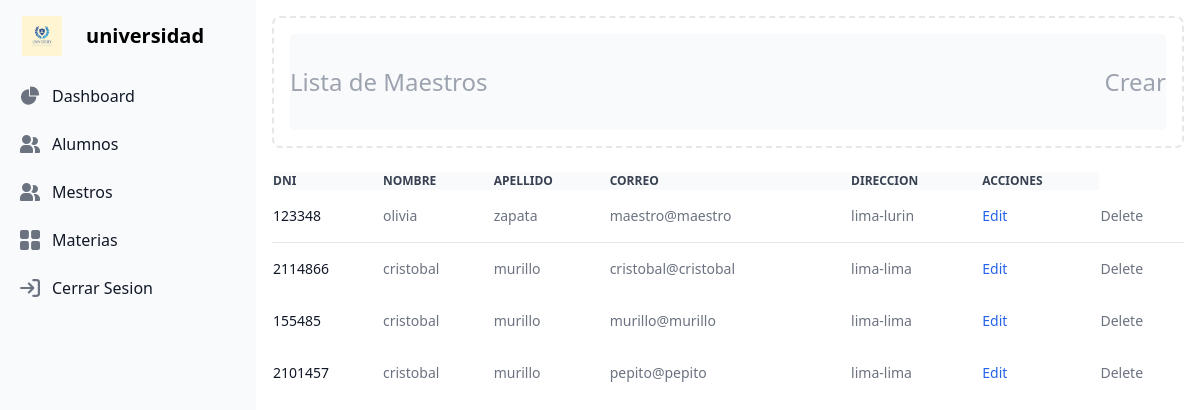
Screenshot of /maestro (signed in) with the database file from the repository.
### tables this page shows
CREATE TABLE `maestros` (
  `id` int(11) NOT NULL,
  `nombre` varchar(255) NOT NULL,
  `apellido` varchar(255) NOT NULL,
  `dni` varchar(20) NOT NULL,
  `direccion` varchar(255) NOT NULL,
  `correo` varchar(255) NOT NULL,
  `rol_id` int(11) DEFAULT NULL,
  `clase_id` int(11) DEFAULT NULL
);

### controllers/TeacherController.php (called while the page is built, shortened)
<?php
require_once($_SERVER['DOCUMENT_ROOT']. "/models/TeacherModel.php");
require_once './config/database.php';
class TeacherController {
    public function ListaMaestro(){
        $database = new Database();
        $Teachermodel = new TeacherModel($database);
        $teacher = $Teachermodel->getAllAmaestros();
        include $_SERVER['DOCUMENT_ROOT']. "/views/maestros/maestro.php";
    }
}

### config/database.php (called while the page is built)
<?php
class Database {
    private $host = "localhost";
    private $dbname = "universidad";
    private $username = "root";
    private $password = "";
    private $db;
    public function __construct() {
        try {
            $this->db = new PDO("mysql:host={$this->host};dbname={$this->dbname}", $this->username, $this->password);
            $this->db->setAttribute(PDO::ATTR_ERRMODE, PDO::ERRMODE_EXCEPTION);
        } catch (PDOException $e) {
            die("Error de conexión a la base de datos: " . $e->getMessage());
        }
    }
    public function getPDO() {
        return $this->db;
    }
}

### models/TeacherModel.php (called while the page is built, shortened)
<?php
class TeacherModel
{
    private $db;
    public function __construct($database)
    {
        $this->db = $database->getPDO();
    }
    public function getAllAmaestros() {
        $sql = "SELECT * FROM maestros";
        $stmt = $this->db->query($sql);
        return $stmt->fetchAll(PDO::FETCH_ASSOC);
    }
}

### views/maestros/maestro.php (the view, shortened to what this page needs)
<!DOCTYPE html>
<html>
<head>
    <link href="/dist/output.css" rel="stylesheet">
</head>
<body>
    <aside id="logo-sidebar" class="fixed top-0 left-0 z-40 w-64 h-screen transition-transform -translate-x-full sm:translate-x-0" aria-label="Sidebar">
        <div class="h-full px-3 py-4 overflow-y-auto bg-gray-50 dark:bg-gray-800">
            <div class="flex items-center pl-2.5 mb-5">
                <img src="/src/logo.jpg" class="h-10 mr-6 sm:h-10" alt=" Logo" />
                <span class="self-center text-xl font-semibold whitespace-nowrap dark:text-white">universidad</span>
            </div>
            <ul class="space-y-2 font-medium">
                <li>
                    <a href="/views/admin/admin_panel.php" class="flex items-center p-2 text-gray-900 rounded-lg dark:text-white hover:bg-gray-100 dark:hover:bg-gray-700 group">
                        <span class="ml-3">Dashboard</span>
                    </a>
                </li>
                <li>
                    <a href="/alumno" class="flex items-center p-2 text-gray-900 rounded-lg dark:text-white hover:bg-gray-100 dark:hover:bg-gray-700 group">
                        <span class="flex-1 ml-3 whitespace-nowrap">Alumnos</span>
                    </a>
                </li>
                <li>
                    <a href="/maestro" class="flex items-center p-2 text-gray-900 rounded-lg dark:text-white hover:bg-gray-100 dark:hover:bg-gray-700 group">
                        <span class="flex-1 ml-3 whitespace-nowrap">Mestros</span>
                    </a>
                </li>
                <li>
                    <a href="/materias" class="flex items-center p-2 text-gray-900 rounded-lg dark:text-white hover:bg-gray-100 dark:hover:bg-gray-700 group">
                        <span class="flex-1 ml-3 whitespace-nowrap">Materias</span>
                    </a>
                </li>
                <li>
                    <a href="/config/logaut.php" class="flex items-center p-2 text-gray-900 rounded-lg dark:text-white hover:bg-gray-100 dark:hover:bg-gray-700 group">
                        <span class="flex-1 ml-3 whitespace-nowrap">Cerrar Sesion</span>
                    </a>
                </li>
            </ul>
        </div>
    </aside>
    <div class="p-4 sm:ml-64">
        <div class="p-4 border-2 border-gray-200 border-dashed rounded-lg dark:border-gray-700">
            <div class="">
                <div class="flex items-center justify-between h-24 rounded bg-gray-50 dark:bg-gray-800">
                    <p class="text-2xl text-gray-400 dark:text-gray-500">
                        Lista de Maestros <br />
                    </p>
                    <a class="text-2xl text-gray-400 dark:text-gray-500" href="/c-maestro">Crear</a>
                </div>
            </div>
        </div>
        <br>
        <div class="relative overflow-x-auto shadow-md sm:rounded-lg">
            <table class="w-full text-sm text-left text-gray-500 dark:text-gray-400">
                <thead class="text-xs text-gray-700 uppercase bg-gray-50 dark:bg-gray-700 dark:text-gray-400">
                    <tr>
                        <th scope="col" class="px-6 py-3">
                            DNI
                        </th>
                        <th scope="col" class="px-6 py-3">
                            Nombre
                        </th>
                        <th scope="col" class="px-6 py-3">
                            Apellido
                        </th>
                        <th scope="col" class="px-6 py-3">
                            Correo
                        </th>
                        <th scope="col" class="px-6 py-3">
                            Direccion
                        </th>
                        <th scope="col" class="px-6 py-3">
                            Acciones
                        </th>
                    </tr>
                </thead>
                <tbody>
                    <tr class="bg-white border-b dark:bg-gray-900 dark:border-gray-700">
                        <?php foreach ($teacher as $teacher) : ?>
                            <th scope="row" class="px-6 py-4 font-medium text-gray-900 whitespace-nowrap dark:text-white">
                                <?php echo $teacher['dni']; ?>
                            </th>
                            <td class="px-6 py-4">
                                <?php echo $teacher['nombre']; ?>
                            </td>
                            <td class="px-6 py-4">
                                <?php echo $teacher['apellido']; ?>
                            </td>
                            <td class="px-6 py-4">
                                <?php echo $teacher['correo']; ?>
                            </td>
                            <td class="px-6 py-4">
                                <?php echo $teacher['direccion']; ?>
                            </td>
                            <td class="px-6 py-4">
                                <a href="#" class="font-medium text-blue-600 dark:text-blue-500 hover:underline">Edit</a>
                            </td>
                            <td class="px-6 py-4">
                                <form action="/eliminar-maestro" method="POST" onsubmit="return confirm('¿Estás seguro de que deseas eliminar a este estudiante?')">
                                    <button type="submit" class="font-medium text-red-600 dark:text-red-500 hover:underline">Delete</button>
                                </form>
                            </td>
                    </tr>
                <?php endforeach; ?>
                </tbody>
            </table>
        </div>
    </div>
</body>
</html>

### rows the page displays
maestros: dni "123348", nombre "olivia", apellido "zapata", correo "maestro@maestro", direccion "lima-lurin"
maestros: dni "2114866", nombre "cristobal", apellido "murillo", correo "cristobal@cristobal", direccion "lima-lima"
maestros: dni "155485", nombre "cristobal", apellido "murillo", correo "murillo@murillo", direccion "lima-lima"
maestros: dni "2101457", nombre "cristobal", apellido "murillo", correo "pepito@pepito", direccion "lima-lima"
